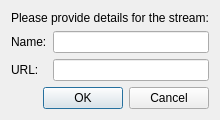
<?xml version="1.0" encoding="UTF-8"?>
<ui version="4.0">
 <class>BBStreamEditForm</class>
 <widget class="QDialog" name="BBStreamEditForm">
  <property name="geometry">
   <rect>
    <x>0</x>
    <y>0</y>
    <width>182</width>
    <height>89</height>
   </rect>
  </property>
  <property name="windowTitle">
   <string>Internet Stream</string>
  </property>
  <layout class="QVBoxLayout" name="verticalLayout">
   <item>
    <widget class="QLabel" name="label_3">
     <property name="text">
      <string>Please provide details for the stream:</string>
     </property>
    </widget>
   </item>
   <item>
    <layout class="QFormLayout" name="formLayout_3">
     <item row="2" column="1">
      <widget class="QLineEdit" name="nameEdit"/>
     </item>
     <item row="2" column="0">
      <widget class="QLabel" name="label">
       <property name="text">
        <string>Name:</string>
       </property>
      </widget>
     </item>
     <item row="3" column="1">
      <widget class="QLineEdit" name="urlEdit"/>
     </item>
     <item row="3" column="0">
      <widget class="QLabel" name="label_2">
       <property name="text">
        <string>URL:</string>
       </property>
      </widget>
     </item>
    </layout>
   </item>
   <item>
    <widget class="QDialogButtonBox" name="buttonBox">
     <property name="orientation">
      <enum>Qt::Horizontal</enum>
     </property>
     <property name="standardButtons">
      <set>QDialogButtonBox::Cancel|QDialogButtonBox::Ok</set>
     </property>
    </widget>
   </item>
  </layout>
 </widget>
 <resources/>
 <connections>
  <connection>
   <sender>buttonBox</sender>
   <signal>accepted()</signal>
   <receiver>BBStreamEditForm</receiver>
   <slot>accept()</slot>
   <hints>
    <hint type="sourcelabel">
     <x>248</x>
     <y>254</y>
    </hint>
    <hint type="destinationlabel">
     <x>157</x>
     <y>274</y>
    </hint>
   </hints>
  </connection>
  <connection>
   <sender>buttonBox</sender>
   <signal>rejected()</signal>
   <receiver>BBStreamEditForm</receiver>
   <slot>reject()</slot>
   <hints>
    <hint type="sourcelabel">
     <x>316</x>
     <y>260</y>
    </hint>
    <hint type="destinationlabel">
     <x>286</x>
     <y>274</y>
    </hint>
   </hints>
  </connection>
 </connections>
</ui>
